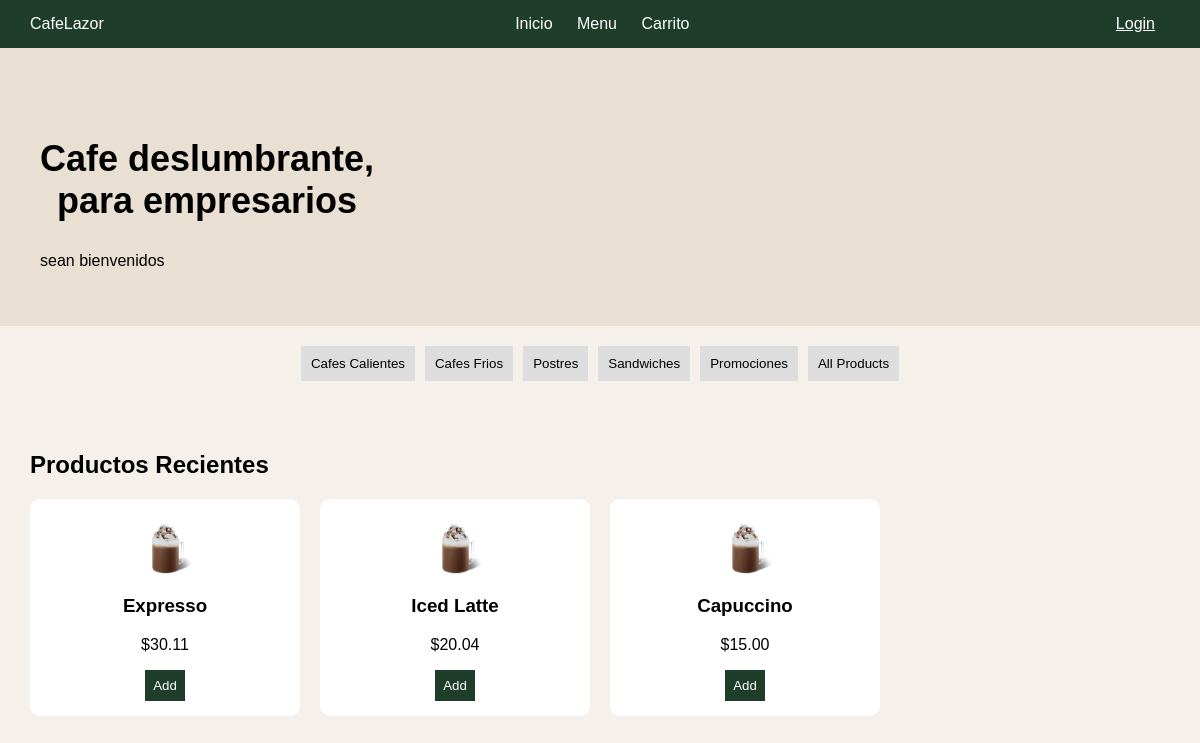
/home/, run on the app's committed database.
### appcafe/models.py (models this page shows, shortened)
class Cafe(models.Model):
    CATEGORY_CHOICES = [
        ('hot', 'Cafes Calientes'),
        ('cold', 'Cafes Frios'),
        ('desserts', 'Postres'),
        ('sandwiches', 'Sandwiches'),
        ('promotions', 'Promociones'),
    ]
    name = models.CharField(max_length=100)
    description = models.TextField()
    price = models.DecimalField(max_digits=5, decimal_places=2)
    category = models.CharField(max_length=20, choices=CATEGORY_CHOICES, default='hot')

### appcafe/views.py (the view)
# urls.py: path('home/', views.home, name='home'),
def home(request):
    category_type = request.GET.get('type', None)
    if category_type:
        cafes = Cafe.objects.filter(category=category_type)
    else:
        cafes = Cafe.objects.all()
    return render(request, 'home.html', {'cafes': cafes, 'category_type': category_type})

### appcafe/templates/home.html (shortened to what this page needs)
{% load static %}
<html lang="es">
<head>
    <link rel="stylesheet" href="{% static 'css/styles.css' %}">
</head>
<body>
    <header class="header">
        <div class="logo">CafeLazor</div>
        <nav>
            <a href="{% url 'index' %}">Inicio</a>
            <a href="{% url 'menu' %}">Menu</a>
            <a href="{% url 'cart' %}">Carrito</a>
        </nav>
        <div>
            {% if user.is_authenticated %}
                <span>Hola {{ user.username }}</span>
                {% if user.is_superuser %}
                    <a class="btn-login" href="{% url 'cafe_list' %}">Admin</a>
                {% endif %}
                <a class="btn-login" href="{% url 'logout' %}">Logout</a>
            {% else %}
                <a class="btn-login" href="{% url 'login' %}">Login</a>
            {% endif %}
        </div>
    </header>
    <section class="hero">
        <div class="hero-text">
            <h1>Cafe deslumbrante, <br> para empresarios</h1>
            <p>sean bienvenidos</p>
        </div>
    </section>
    <section class="category">
        <a href="{% url 'home' %}?type=hot"><button>Cafes Calientes</button></a>
        <a href="{% url 'home' %}?type=cold"><button>Cafes Frios</button></a>
        <a href="{% url 'home' %}?type=desserts"><button>Postres</button></a>
        <a href="{% url 'home' %}?type=sandwiches"><button>Sandwiches</button></a>
        <a href="{% url 'home' %}?type=promotions"><button>Promociones</button></a>
        <a href="{% url 'home' %}"><button>All Products</button></a>
    </section>
    <section class="products">
        <h2>Productos Recientes</h2>
        <div class="grid">
            {% for cafe in cafes %}
                <div class="card">
                    <img src="{% static 'img/Cafe.png' %}" style="max-width: 75px; height: auto;" alt="{{ cafe.name }}">
                    <h3>{{ cafe.name }}</h3>
                    <p>${{ cafe.price }}</p>
                    <button class="btn-primary" data-id="{{ cafe.id }}" data-name="{{ cafe.name }}" data-price="{{ cafe.price }}">Add</button>
                </div>
            {% empty %}
                <p>No Hay Productos Disponibles</p>
            {% endfor %}
        </div>
    </section>
</body>
</html>

### appcafe/static/css/styles.css (style rules this page uses)
body { margin: 0; font-family: Arial, Helvetica, sans-serif; background-color: #f5f1ea; }
.header { display: flex; justify-content: space-between; align-items: center; background-color: #1f3d2b; color: white; padding: 15px 30px; }
.header nav a { margin: 0 10px; color: white; text-decoration: none; }
.btn-login { background: #1f3d2b; color: white; border: none; padding: 8px 15px; cursor: pointer; }
.hero { display: flex; justify-content: space-between; padding: 40px; background-color: #e9dfd2; }
.hero-text h1 { font-size: 36px; }
.category { display: flex; justify-content: center; gap: 10px; padding: 20px; }
.category button { padding: 10px; border: none; background-color: #ddd; cursor: pointer; }
.products { padding: 30px; }
.grid { display: grid; grid-template-columns: repeat(4, 1fr); gap: 20px; }
.card { background: white; padding: 15px; border-radius: 10px; text-align: center; }
.card button { background-color: #1f3d2b; color: white; border: none; padding: 8px; cursor: pointer; }
h1 { text-align: center; margin-top: 50px; }

### data on the page
Cafe: name "Expresso", price "30.11"
Cafe: name "Iced Latte", price "20.04"
Cafe: name "Capuccino", price "15.00"
